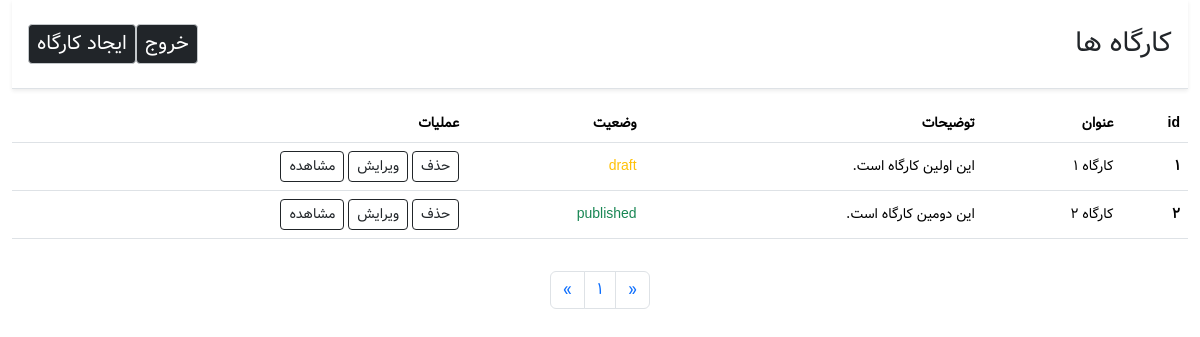
The app's page /admin_panel.php (signed in), older data.
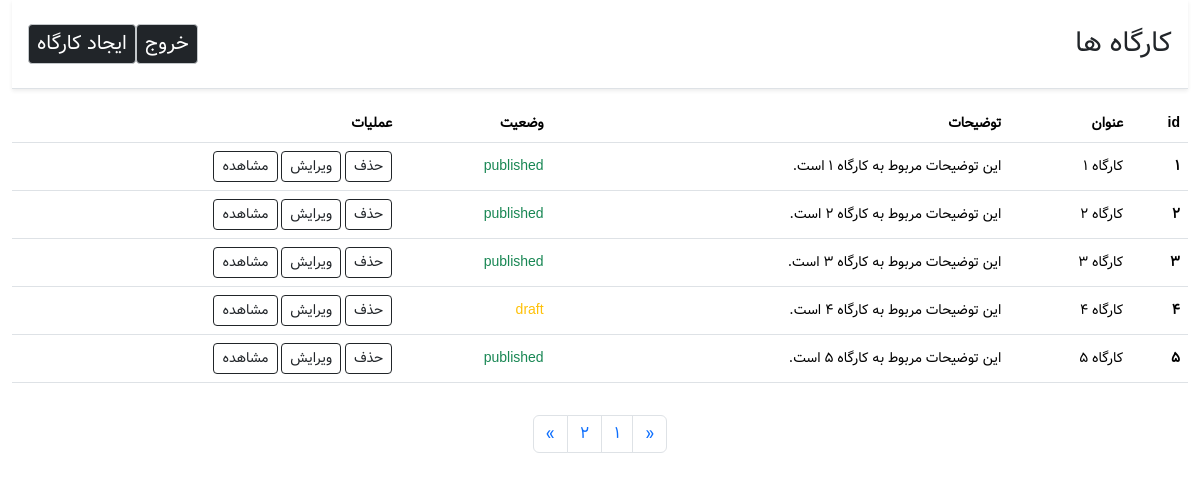
The same page, newer data.
### tables this page shows
CREATE TABLE `workshops` (
  `id` int(11) NOT NULL,
  `title` varchar(255) NOT NULL,
  `body` text NOT NULL,
  `status` varchar(255) NOT NULL DEFAULT 'draft'
);

### admin_panel.php (the view, shortened to what this page needs)
<?php
include "./db.php";
$limit = 5;
$page = isset($_GET['page'])?$_GET['page']:1;
$start = ($page - 1) * $limit;
$workshops = $db->query("SELECT * FROM workshops LIMIT $start, $limit");
$workshops_1 = $db->query("SELECT count(id) AS id FROM workshops");
$workshops_1= $workshops_1->fetchAll();
$total = $workshops_1[0]['id'];
$pages = ceil($total / $limit);
$previous = $page - 1;
$Next = $page + 1;
?>
<!doctype html>
<html lang="fa" dir="rtl">
    <head>
        <link rel="stylesheet" href="https://cdn.jsdelivr.net/npm/bootstrap@5.3.3/dist/css/bootstrap.rtl.min.css">
        <link rel="stylesheet" href="assets/css/style.css" />
    </head>
    <body>
        <div class="container-fluid">
            <div class="row">
                <header>
                    <div class="d-flex shadow-sm justify-content-between flex-wrap flex-md-nowrap  align-items-center pt-4 pb-3 px-3 mb-3 border-bottom">
                        <h1 class="fs-3">کارگاه ها</h1>
                        <div class="d-flex btn-toolbar mb-md-2 mb-0 ">
                            <a href="./pages/logout.php" class="btn btn-sm border border-secondary-subtle btn-dark fs-5 fw-medium">خروج<a>
                            <a href="" class="btn btn-sm border border-secondary-subtle btn-dark fs-5 fw-medium btnCreate" data-bs-toggle="modal" data-bs-target="#edit&createModal">ایجاد کارگاه</a>
                        </div>
                    </div>
                </header>
                <main class="col-12 ms-sm-auto  ">
                    <div class="mt-t">
                        <div class="table-responsive small">
                            <table class="table table-hover align-middle">
                                <thead>
                                    <tr>
                                        <th>id</th>
                                        <th>عنوان</th>
                                        <th>توضیحات</th>
                                        <th>وضعیت</th>
                                        <th>عملیات</th>
                                    </tr>
                                </thead>
                                <tbody>
                                     <?php if($workshops->rowCount()>0):?>
                                        <?php foreach($workshops as $workshop):?>
                                        <tr>
                                            <th><?=$workshop['id']?></th>
                                            <td><?=$workshop['title']?></td>
                                            <td><?=substr($workshop['body'],0,100)?></td>
                                            <td class="<?=($workshop['status']=="draft")?'text-warning':'text-success'?>"><?=$workshop['status']?></td>
                                            <td>
                                                <button class="btn btn-sm btn-outline-dark btnDelete" data-id="<?=$workshop['id']?>">حذف</button>
                                                <button href="#" class="btn btn-sm btn-outline-dark btnEdit" data-id="<?=$workshop['id']?>" data-bs-toggle="modal" data-bs-target="#edit&createModal">
                                                    ویرایش
                                                </button>
                                                <button class="btn btn-sm btn-outline-dark btnShow" data-id="<?=$workshop['id']?>" data-bs-toggle="modal" data-bs-target="#viewModal">
                                                    مشاهده
                                                </button>
                                            </td>
                                        </tr>
                                        <?php endforeach?>
                                    <?php else: ?>
                                        <div class="col">
                                            <div class="alert alert-danger">کارگاهی یافت نشد ...</div>
                                        </div>
                                    <?php endif?>
                                </tbody>
                            </table>
                        </div>
                        <div class="row mt-3">
                            <div class="col">
                                <nav aria-label="Page navigation example">
                                    <ul class="pagination d-flex align-items-center justify-content-center">
                                        <li class="page-item">
                                          <a class="page-link" href="admin_panel.php?page=<?=($previous==0)? 1 : $previous?>" aria-label="Previous">
                                            <span aria-hidden="true">&laquo;</span>
                                          </a>
                                        </li>
                                        <?php for($i = 1; $i<= $pages; $i++):?>
                                        <li class="page-item"><a class="page-link" href="admin_panel?page=<?= $i; ?>" ><?= $i ?></a></li>
                                        <?php endfor?>
                                        <li class="page-item">
                                          <a class="page-link" href="admin_panel.php?page=<?=$Next ?>" aria-label="Next">
                                            <span aria-hidden="true">&raquo;</span>
                                          </a>
                                        </li>
                                    </ul>
                                </nav>
                            </div>
                        </div>
                    </div>
                </main>
            </div>
        </div>
    </body>
</html>

### assets/css/style.css (style rules this page uses)
body { font-family: "Vazir", sans-serif; }

Row changes from the older to the newer data that the page shows:
changed workshops "کارگاه ۱": body "این اولین کارگاه است." → "این توضیحات مربوط به کارگاه ۱ است."; status "draft" → "published"
changed workshops "کارگاه ۲": body "این دومین کارگاه است." → "این توضیحات مربوط به کارگاه ۲ است."
added workshops: id "3", title "کارگاه ۳", body "این توضیحات مربوط به کارگاه ۳ است.", status "published"
added workshops: id "4", title "کارگاه ۴", body "این توضیحات مربوط به کارگاه ۴ است.", status "draft"
added workshops: id "5", title "کارگاه ۵", body "این توضیحات مربوط به کارگاه ۵ است.", status "published"
Text that changed along with them:
new list line: "2"
